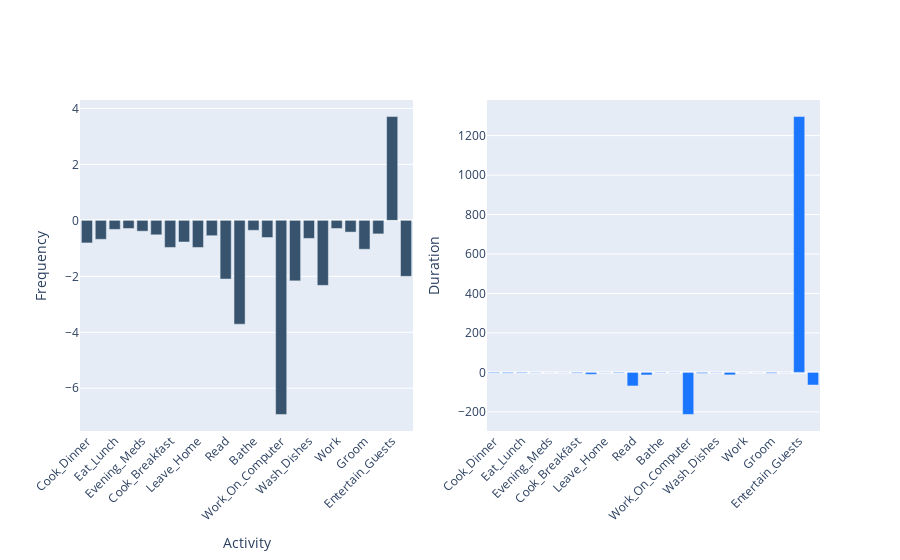
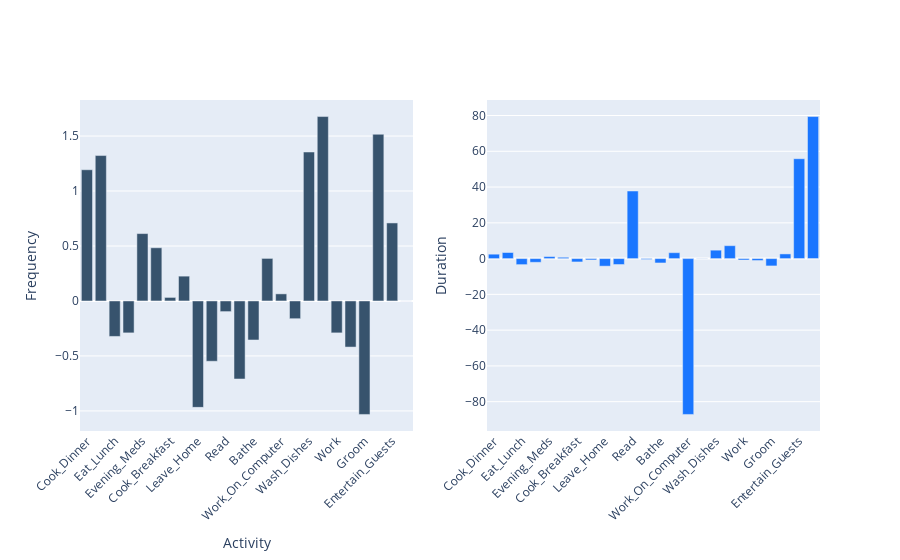

Source (notebook cell) for these figures, in order:
### Code cell
import plotly.graph_objects as go
from plotly.subplots import make_subplots

def plot_day(example_day, title):
    average_day = pd.read_csv('Unscaled/average_day.csv')

    columns = example_day.columns[3:]
    activites = set([column.split(' ')[1] for column in columns])

    # Plot frequency on one axis and duration on another
    fig = make_subplots(cols=2, rows=1)

    # Iterate through each activity
    for activity in activites:
        # Get total frequency and duration
        total_frequency = example_day[f'Total {activity} frequency'].iloc[0]
        total_duration = example_day[f'Total {activity} duration'].iloc[0]

        # Get average frequency and duration
        average_frequency = average_day[f'Total {activity} frequency'].iloc[0]
        average_duration = average_day[f'Total {activity} duration'].iloc[0]

        diff_frequency = total_frequency - average_frequency
        diff_duration = total_duration - average_duration

        # Plot
        fig.add_trace(
            go.Bar(
                x=[activity],
                y=[diff_frequency],
                name=f'Total {activity} frequency',
                offsetgroup=0,
                marker_color='rgb(55, 83, 109)',
                showlegend=False,
            ),
            col=1, row=1,
        )

        fig.add_trace(
            go.Bar(
                x=[activity],
                y=[diff_duration],
                name=f'Total {activity} duration',
                offsetgroup=1,
                marker_color='rgb(26, 118, 255)',
                showlegend=False,
            ),
            col=2, row=1,
        )

    # Set layout
    fig.update_layout( barmode='group', xaxis_tickangle=-45, xaxis_title='Activity')
    # Xticks for col2
    fig.update_xaxes(tickangle=-45, col=2, row=1)

    fig.update_xaxes(title_text='Activity', col=1, row=1)
    fig.update_yaxes(title_text='Frequency', col=1, row=1)
    fig.update_yaxes(title_text='Duration', col=2, row=1)

    fig.show()

print(len(df_freq.columns))

# August 2nd
date = pd.to_datetime('2011-08-02').date()
df_freq_day = df_freq[df_freq['Date'] == date]
plot_day(df_freq_day, date)

# June 27th 2011
date = pd.to_datetime('2011-06-27').date()
df_freq_day = df_freq[df_freq['Date'] == date]
plot_day(df_freq_day, date)

### Figure 1 — Plotly figure (JSON) as saved in the notebook; plotly's stock layout.template omitted (floating-point values rounded to 4 significant figures)
{"data": [{"marker": {"color": "rgb(55, 83, 109)"}, "name": "Total Cook_Dinner frequency", "offsetgroup": "0", "showlegend": false, "type": "bar", "x": ["Cook_Dinner"], "xaxis": "x", "y": [-0.8065], "yaxis": "y"}, {"marker": {"color": "rgb(26, 118, 255)"}, "name": "Total Cook_Dinner duration", "offsetgroup": "1", "showlegend": false, "type": "bar", "x": ["Cook_Dinner"], "xaxis": "x2", "y": [-3.529], "yaxis": "y2"}, {"marker": {"color": "rgb(55, 83, 109)"}, "name": "Total Work_At_Desk frequency", "offsetgroup": "0", "showlegend": false, "type": "bar", "x": ["Work_At_Desk"], "xaxis": "x", "y": [-0.6774], "yaxis": "y"}, {"marker": {"color": "rgb(26, 118, 255)"}, "name": "Total Work_At_Desk duration", "offsetgroup": "1", "showlegend": false, "type": "bar", "x": ["Work_At_Desk"], "xaxis": "x2", "y": [-3.746], "yaxis": "y2"}, {"marker": {"color": "rgb(55, 83, 109)"}, "name": "Total Eat_Lunch frequency", "offsetgroup": "0", "showlegend": false, "type": "bar", "x": ["Eat_Lunch"], "xaxis": "x", "y": [-0.3226], "yaxis": "y"}, {"marker": {"color": "rgb(26, 118, 255)"}, "name": "Total Eat_Lunch duration", "offsetgroup": "1", "showlegend": false, "type": "bar", "x": ["Eat_Lunch"], "xaxis": "x2", "y": [-3.372], "yaxis": "y2"}, {"marker": {"color": "rgb(55, 83, 109)"}, "name": "Total Eat_Dinner frequency", "offsetgroup": "0", "showlegend": false, "type": "bar", "x": ["Eat_Dinner"], "xaxis": "x", "y": [-0.2903], "yaxis": "y"}, {"marker": {"color": "rgb(26, 118, 255)"}, "name": "Total Eat_Dinner duration", "offsetgroup": "1", "showlegend": false, "type": "bar", "x": ["Eat_Dinner"], "xaxis": "x2", "y": [-2.071], "yaxis": "y2"}, {"marker": {"color": "rgb(55, 83, 109)"}, "name": "Total Evening_Meds frequency", "offsetgroup": "0", "showlegend": false, "type": "bar", "x": ["Evening_Meds"], "xaxis": "x", "y": [-0.3871], "yaxis": "y"}, {"marker": {"color": "rgb(26, 118, 255)"}, "name": "Total Evening_Meds duration", "offsetgroup": "1", "showlegend": false, "type": "bar", "x": ["Evening_Meds"], "xaxis": "x2", "y": [-0.593], "yaxis": "y2"}, {"marker": {"color": "rgb(55, 83, 109)"}, "name": "Total Wash_Dinner_Dishes frequency", "offsetgroup": "0", "showlegend": false, "type": "bar", "x": ["Wash_Dinner_Dishes"], "xaxis": "x", "y": [-0.5161], "yaxis": "y"}, {"marker": {"color": "rgb(26, 118, 255)"}, "name": "Total Wash_Dinner_Dishes duration", "offsetgroup": "1", "showlegend": false, "type": "bar", "x": ["Wash_Dinner_Dishes"], "xaxis": "x2", "y": [-1.21], "yaxis": "y2"}, {"marker": {"color": "rgb(55, 83, 109)"}, "name": "Total Cook_Breakfast frequency", "offsetgroup": "0", "showlegend": false, "type": "bar", "x": ["Cook_Breakfast"], "xaxis": "x", "y": [-0.9677], "yaxis": "y"}, {"marker": {"color": "rgb(26, 118, 255)"}, "name": "Total Cook_Breakfast duration", "offsetgroup": "1", "showlegend": false, "type": "bar", "x": ["Cook_Breakfast"], "xaxis": "x2", "y": [-3.551], "yaxis": "y2"}, {"marker": {"color": "rgb(55, 83, 109)"}, "name": "Total Eat_Breakfast frequency", "offsetgroup": "0", "showlegend": false, "type": "bar", "x": ["Eat_Breakfast"], "xaxis": "x", "y": [-0.7742], "yaxis": "y"}, {"marker": {"color": "rgb(26, 118, 255)"}, "name": "Total Eat_Breakfast duration", "offsetgroup": "1", "showlegend": false, "type": "bar", "x": ["Eat_Breakfast"], "xaxis": "x2", "y": [-9.761], "yaxis": "y2"}, {"marker": {"color": "rgb(55, 83, 109)"}, "name": "Total Leave_Home frequency", "offsetgroup": "0", "showlegend": false, "type": "bar", "x": ["Leave_Home"], "xaxis": "x", "y": [-0.9677], "yaxis": "y"}, {"marker": {"color": "rgb(26, 118, 255)"}, "name": "Total Leave_Home duration", "offsetgroup": "1", "showlegend": false, "type": "bar", "x": ["Leave_Home"], "xaxis": "x2", "y": [-1.451], "yaxis": "y2"}, {"marker": {"color": "rgb(55, 83, 109)"}, "name": "Total Cook_Lunch frequency", "offsetgroup": "0", "showlegend": false, "type": "bar", "x": ["Cook_Lunch"], "xaxis": "x", "y": [-0.5484], "yaxis": "y"}, {"marker": {"color": "rgb(26, 118, 255)"}, "name": "Total Cook_Lunch duration", "offsetgroup": "1", "showlegend": false, "type": "bar", "x": ["Cook_Lunch"], "xaxis": "x2", "y": [-3.321], "yaxis": "y2"}, {"marker": {"color": "rgb(55, 83, 109)"}, "name": "Total Read frequency", "offsetgroup": "0", "showlegend": false, "type": "bar", "x": ["Read"], "xaxis": "x", "y": [-2.097], "yaxis": "y"}, {"marker": {"color": "rgb(26, 118, 255)"}, "name": "Total Read duration", "offsetgroup": "1", "showlegend": false, "type": "bar", "x": ["Read"], "xaxis": "x2", "y": [-68.74], "yaxis": "y2"}, {"marker": {"color": "rgb(55, 83, 109)"}, "name": "Total Dress frequency", "offsetgroup": "0", "showlegend": false, "type": "bar", "x": ["Dress"], "xaxis": "x", "y": [-3.71], "yaxis": "y"}, {"marker": {"color": "rgb(26, 118, 255)"}, "name": "Total Dress duration", "offsetgroup": "1", "showlegend": false, "type": "bar", "x": ["Dress"], "xaxis": "x2", "y": [-13.07], "yaxis": "y2"}, {"marker": {"color": "rgb(55, 83, 109)"}, "name": "Total Bathe frequency", "offsetgroup": "0", "showlegend": false, "type": "bar", "x": ["Bathe"], "xaxis": "x", "y": [-0.3548], "yaxis": "y"}, {"marker": {"color": "rgb(26, 118, 255)"}, "name": "Total Bathe duration", "offsetgroup": "1", "showlegend": false, "type": "bar", "x": ["Bathe"], "xaxis": "x2", "y": [-2.438], "yaxis": "y2"}, {"marker": {"color": "rgb(55, 83, 109)"}, "name": "Total Step_Out frequency", "offsetgroup": "0", "showlegend": false, "type": "bar", "x": ["Step_Out"], "xaxis": "x", "y": [-0.6129], "yaxis": "y"}, {"marker": {"color": "rgb(26, 118, 255)"}, "name": "Total Step_Out duration", "offsetgroup": "1", "showlegend": false, "type": "bar", "x": ["Step_Out"], "xaxis": "x2", "y": [-1.899], "yaxis": "y2"}, {"marker": {"color": "rgb(55, 83, 109)"}, "name": "Total Work_On_Computer frequency", "offsetgroup": "0", "showlegend": false, "type": "bar", "x": ["Work_On_Computer"], "xaxis": "x", "y": [-6.935], "yaxis": "y"}, {"marker": {"color": "rgb(26, 118, 255)"}, "name": "Total Work_On_Computer duration", "offsetgroup": "1", "showlegend": false, "type": "bar", "x": ["Work_On_Computer"], "xaxis": "x2", "y": [-213.2], "yaxis": "y2"}, {"marker": {"color": "rgb(55, 83, 109)"}, "name": "Total Toilet frequency", "offsetgroup": "0", "showlegend": false, "type": "bar", "x": ["Toilet"], "xaxis": "x", "y": [-2.161], "yaxis": "y"}, {"marker": {"color": "rgb(26, 118, 255)"}, "name": "Total Toilet duration", "offsetgroup": "1", "showlegend": false, "type": "bar", "x": ["Toilet"], "xaxis": "x2", "y": [-4.721], "yaxis": "y2"}, {"marker": {"color": "rgb(55, 83, 109)"}, "name": "Total Wash_Dishes frequency", "offsetgroup": "0", "showlegend": false, "type": "bar", "x": ["Wash_Dishes"], "xaxis": "x", "y": [-0.6452], "yaxis": "y"}, {"marker": {"color": "rgb(26, 118, 255)"}, "name": "Total Wash_Dishes duration", "offsetgroup": "1", "showlegend": false, "type": "bar", "x": ["Wash_Dishes"], "xaxis": "x2", "y": [-1.902], "yaxis": "y2"}, {"marker": {"color": "rgb(55, 83, 109)"}, "name": "Total Personal_Hygiene frequency", "offsetgroup": "0", "showlegend": false, "type": "bar", "x": ["Personal_Hygiene"], "xaxis": "x", "y": [-2.323], "yaxis": "y"}, {"marker": {"color": "rgb(26, 118, 255)"}, "name": "Total Personal_Hygiene duration", "offsetgroup": "1", "showlegend": false, "type": "bar", "x": ["Personal_Hygiene"], "xaxis": "x2", "y": [-12.7], "yaxis": "y2"}, {"marker": {"color": "rgb(55, 83, 109)"}, "name": "Total Work frequency", "offsetgroup": "0", "showlegend": false, "type": "bar", "x": ["Work"], "xaxis": "x", "y": [-0.2903], "yaxis": "y"}, {"marker": {"color": "rgb(26, 118, 255)"}, "name": "Total Work duration", "offsetgroup": "1", "showlegend": false, "type": "bar", "x": ["Work"], "xaxis": "x2", "y": [-0.7823], "yaxis": "y2"}, {"marker": {"color": "rgb(55, 83, 109)"}, "name": "Total Drink frequency", "offsetgroup": "0", "showlegend": false, "type": "bar", "x": ["Drink"], "xaxis": "x", "y": [-0.4194], "yaxis": "y"}, {"marker": {"color": "rgb(26, 118, 255)"}, "name": "Total Drink duration", "offsetgroup": "1", "showlegend": false, "type": "bar", "x": ["Drink"], "xaxis": "x2", "y": [-0.5269], "yaxis": "y2"}, {"marker": {"color": "rgb(55, 83, 109)"}, "name": "Total Groom frequency", "offsetgroup": "0", "showlegend": false, "type": "bar", "x": ["Groom"], "xaxis": "x", "y": [-1.032], "yaxis": "y"}, {"marker": {"color": "rgb(26, 118, 255)"}, "name": "Total Groom duration", "offsetgroup": "1", "showlegend": false, "type": "bar", "x": ["Groom"], "xaxis": "x2", "y": [-4.098], "yaxis": "y2"}, {"marker": {"color": "rgb(55, 83, 109)"}, "name": "Total Wash_Breakfast_Dishes frequency", "offsetgroup": "0", "showlegend": false, "type": "bar", "x": ["Wash_Breakfast_Dishes"], "xaxis": "x", "y": [-0.4839], "yaxis": "y"}, {"marker": {"color": "rgb(26, 118, 255)"}, "name": "Total Wash_Breakfast_Dishes duration", "offsetgroup": "1", "showlegend": false, "type": "bar", "x": ["Wash_Breakfast_Dishes"], "xaxis": "x2", "y": [-0.8683], "yaxis": "y2"}, {"marker": {"color": "rgb(55, 83, 109)"}, "name": "Total Entertain_Guests frequency", "offsetgroup": "0", "showlegend": false, "type": "bar", "x": ["Entertain_Guests"], "xaxis": "x", "y": [3.71], "yaxis": "y"}, {"marker": {"color": "rgb(26, 118, 255)"}, "name": "Total Entertain_Guests duration", "offsetgroup": "1", "showlegend": false, "type": "bar", "x": ["Entertain_Guests"], "xaxis": "x2", "y": [1297.0], "yaxis": "y2"}, {"marker": {"color": "rgb(55, 83, 109)"}, "name": "Total Watch_TV frequency", "offsetgroup": "0", "showlegend": false, "type": "bar", "x": ["Watch_TV"], "xaxis": "x", "y": [-2], "yaxis": "y"}, {"marker": {"color": "rgb(26, 118, 255)"}, "name": "Total Watch_TV duration", "offsetgroup": "1", "showlegend": false, "type": "bar", "x": ["Watch_TV"], "xaxis": "x2", "y": [-64.1], "yaxis": "y2"}], "layout": {"barmode": "group", "xaxis": {"anchor": "y", "domain": [0, 0.45], "tickangle": -45, "title": {"text": "Activity"}}, "xaxis2": {"anchor": "y2", "domain": [0.55, 1], "tickangle": -45}, "yaxis": {"anchor": "x", "domain": [0, 1], "title": {"text": "Frequency"}}, "yaxis2": {"anchor": "x2", "domain": [0, 1], "title": {"text": "Duration"}}}}

### Figure 2 — Plotly figure (JSON) as saved in the notebook; plotly's stock layout.template omitted (floating-point values rounded to 4 significant figures)
{"data": [{"marker": {"color": "rgb(55, 83, 109)"}, "name": "Total Cook_Dinner frequency", "offsetgroup": "0", "showlegend": false, "type": "bar", "x": ["Cook_Dinner"], "xaxis": "x", "y": [1.194], "yaxis": "y"}, {"marker": {"color": "rgb(26, 118, 255)"}, "name": "Total Cook_Dinner duration", "offsetgroup": "1", "showlegend": false, "type": "bar", "x": ["Cook_Dinner"], "xaxis": "x2", "y": [2.471], "yaxis": "y2"}, {"marker": {"color": "rgb(55, 83, 109)"}, "name": "Total Work_At_Desk frequency", "offsetgroup": "0", "showlegend": false, "type": "bar", "x": ["Work_At_Desk"], "xaxis": "x", "y": [1.323], "yaxis": "y"}, {"marker": {"color": "rgb(26, 118, 255)"}, "name": "Total Work_At_Desk duration", "offsetgroup": "1", "showlegend": false, "type": "bar", "x": ["Work_At_Desk"], "xaxis": "x2", "y": [3.404], "yaxis": "y2"}, {"marker": {"color": "rgb(55, 83, 109)"}, "name": "Total Eat_Lunch frequency", "offsetgroup": "0", "showlegend": false, "type": "bar", "x": ["Eat_Lunch"], "xaxis": "x", "y": [-0.3226], "yaxis": "y"}, {"marker": {"color": "rgb(26, 118, 255)"}, "name": "Total Eat_Lunch duration", "offsetgroup": "1", "showlegend": false, "type": "bar", "x": ["Eat_Lunch"], "xaxis": "x2", "y": [-3.372], "yaxis": "y2"}, {"marker": {"color": "rgb(55, 83, 109)"}, "name": "Total Eat_Dinner frequency", "offsetgroup": "0", "showlegend": false, "type": "bar", "x": ["Eat_Dinner"], "xaxis": "x", "y": [-0.2903], "yaxis": "y"}, {"marker": {"color": "rgb(26, 118, 255)"}, "name": "Total Eat_Dinner duration", "offsetgroup": "1", "showlegend": false, "type": "bar", "x": ["Eat_Dinner"], "xaxis": "x2", "y": [-2.071], "yaxis": "y2"}, {"marker": {"color": "rgb(55, 83, 109)"}, "name": "Total Evening_Meds frequency", "offsetgroup": "0", "showlegend": false, "type": "bar", "x": ["Evening_Meds"], "xaxis": "x", "y": [0.6129], "yaxis": "y"}, {"marker": {"color": "rgb(26, 118, 255)"}, "name": "Total Evening_Meds duration", "offsetgroup": "1", "showlegend": false, "type": "bar", "x": ["Evening_Meds"], "xaxis": "x2", "y": [1.124], "yaxis": "y2"}, {"marker": {"color": "rgb(55, 83, 109)"}, "name": "Total Wash_Dinner_Dishes frequency", "offsetgroup": "0", "showlegend": false, "type": "bar", "x": ["Wash_Dinner_Dishes"], "xaxis": "x", "y": [0.4839], "yaxis": "y"}, {"marker": {"color": "rgb(26, 118, 255)"}, "name": "Total Wash_Dinner_Dishes duration", "offsetgroup": "1", "showlegend": false, "type": "bar", "x": ["Wash_Dinner_Dishes"], "xaxis": "x2", "y": [0.7403], "yaxis": "y2"}, {"marker": {"color": "rgb(55, 83, 109)"}, "name": "Total Cook_Breakfast frequency", "offsetgroup": "0", "showlegend": false, "type": "bar", "x": ["Cook_Breakfast"], "xaxis": "x", "y": [0.03226], "yaxis": "y"}, {"marker": {"color": "rgb(26, 118, 255)"}, "name": "Total Cook_Breakfast duration", "offsetgroup": "1", "showlegend": false, "type": "bar", "x": ["Cook_Breakfast"], "xaxis": "x2", "y": [-1.868], "yaxis": "y2"}, {"marker": {"color": "rgb(55, 83, 109)"}, "name": "Total Eat_Breakfast frequency", "offsetgroup": "0", "showlegend": false, "type": "bar", "x": ["Eat_Breakfast"], "xaxis": "x", "y": [0.2258], "yaxis": "y"}, {"marker": {"color": "rgb(26, 118, 255)"}, "name": "Total Eat_Breakfast duration", "offsetgroup": "1", "showlegend": false, "type": "bar", "x": ["Eat_Breakfast"], "xaxis": "x2", "y": [-0.7446], "yaxis": "y2"}, {"marker": {"color": "rgb(55, 83, 109)"}, "name": "Total Leave_Home frequency", "offsetgroup": "0", "showlegend": false, "type": "bar", "x": ["Leave_Home"], "xaxis": "x", "y": [-0.9677], "yaxis": "y"}, {"marker": {"color": "rgb(26, 118, 255)"}, "name": "Total Leave_Home duration", "offsetgroup": "1", "showlegend": false, "type": "bar", "x": ["Leave_Home"], "xaxis": "x2", "y": [-4.234], "yaxis": "y2"}, {"marker": {"color": "rgb(55, 83, 109)"}, "name": "Total Cook_Lunch frequency", "offsetgroup": "0", "showlegend": false, "type": "bar", "x": ["Cook_Lunch"], "xaxis": "x", "y": [-0.5484], "yaxis": "y"}, {"marker": {"color": "rgb(26, 118, 255)"}, "name": "Total Cook_Lunch duration", "offsetgroup": "1", "showlegend": false, "type": "bar", "x": ["Cook_Lunch"], "xaxis": "x2", "y": [-3.321], "yaxis": "y2"}, {"marker": {"color": "rgb(55, 83, 109)"}, "name": "Total Read frequency", "offsetgroup": "0", "showlegend": false, "type": "bar", "x": ["Read"], "xaxis": "x", "y": [-0.09677], "yaxis": "y"}, {"marker": {"color": "rgb(26, 118, 255)"}, "name": "Total Read duration", "offsetgroup": "1", "showlegend": false, "type": "bar", "x": ["Read"], "xaxis": "x2", "y": [37.79], "yaxis": "y2"}, {"marker": {"color": "rgb(55, 83, 109)"}, "name": "Total Dress frequency", "offsetgroup": "0", "showlegend": false, "type": "bar", "x": ["Dress"], "xaxis": "x", "y": [-0.7097], "yaxis": "y"}, {"marker": {"color": "rgb(26, 118, 255)"}, "name": "Total Dress duration", "offsetgroup": "1", "showlegend": false, "type": "bar", "x": ["Dress"], "xaxis": "x2", "y": [-0.4995], "yaxis": "y2"}, {"marker": {"color": "rgb(55, 83, 109)"}, "name": "Total Bathe frequency", "offsetgroup": "0", "showlegend": false, "type": "bar", "x": ["Bathe"], "xaxis": "x", "y": [-0.3548], "yaxis": "y"}, {"marker": {"color": "rgb(26, 118, 255)"}, "name": "Total Bathe duration", "offsetgroup": "1", "showlegend": false, "type": "bar", "x": ["Bathe"], "xaxis": "x2", "y": [-2.438], "yaxis": "y2"}, {"marker": {"color": "rgb(55, 83, 109)"}, "name": "Total Step_Out frequency", "offsetgroup": "0", "showlegend": false, "type": "bar", "x": ["Step_Out"], "xaxis": "x", "y": [0.3871], "yaxis": "y"}, {"marker": {"color": "rgb(26, 118, 255)"}, "name": "Total Step_Out duration", "offsetgroup": "1", "showlegend": false, "type": "bar", "x": ["Step_Out"], "xaxis": "x2", "y": [3.301], "yaxis": "y2"}, {"marker": {"color": "rgb(55, 83, 109)"}, "name": "Total Work_On_Computer frequency", "offsetgroup": "0", "showlegend": false, "type": "bar", "x": ["Work_On_Computer"], "xaxis": "x", "y": [0.06452], "yaxis": "y"}, {"marker": {"color": "rgb(26, 118, 255)"}, "name": "Total Work_On_Computer duration", "offsetgroup": "1", "showlegend": false, "type": "bar", "x": ["Work_On_Computer"], "xaxis": "x2", "y": [-87.14], "yaxis": "y2"}, {"marker": {"color": "rgb(55, 83, 109)"}, "name": "Total Toilet frequency", "offsetgroup": "0", "showlegend": false, "type": "bar", "x": ["Toilet"], "xaxis": "x", "y": [-0.1613], "yaxis": "y"}, {"marker": {"color": "rgb(26, 118, 255)"}, "name": "Total Toilet duration", "offsetgroup": "1", "showlegend": false, "type": "bar", "x": ["Toilet"], "xaxis": "x2", "y": [-0.0543], "yaxis": "y2"}, {"marker": {"color": "rgb(55, 83, 109)"}, "name": "Total Wash_Dishes frequency", "offsetgroup": "0", "showlegend": false, "type": "bar", "x": ["Wash_Dishes"], "xaxis": "x", "y": [1.355], "yaxis": "y"}, {"marker": {"color": "rgb(26, 118, 255)"}, "name": "Total Wash_Dishes duration", "offsetgroup": "1", "showlegend": false, "type": "bar", "x": ["Wash_Dishes"], "xaxis": "x2", "y": [4.715], "yaxis": "y2"}, {"marker": {"color": "rgb(55, 83, 109)"}, "name": "Total Personal_Hygiene frequency", "offsetgroup": "0", "showlegend": false, "type": "bar", "x": ["Personal_Hygiene"], "xaxis": "x", "y": [1.677], "yaxis": "y"}, {"marker": {"color": "rgb(26, 118, 255)"}, "name": "Total Personal_Hygiene duration", "offsetgroup": "1", "showlegend": false, "type": "bar", "x": ["Personal_Hygiene"], "xaxis": "x2", "y": [7.219], "yaxis": "y2"}, {"marker": {"color": "rgb(55, 83, 109)"}, "name": "Total Work frequency", "offsetgroup": "0", "showlegend": false, "type": "bar", "x": ["Work"], "xaxis": "x", "y": [-0.2903], "yaxis": "y"}, {"marker": {"color": "rgb(26, 118, 255)"}, "name": "Total Work duration", "offsetgroup": "1", "showlegend": false, "type": "bar", "x": ["Work"], "xaxis": "x2", "y": [-0.7823], "yaxis": "y2"}, {"marker": {"color": "rgb(55, 83, 109)"}, "name": "Total Drink frequency", "offsetgroup": "0", "showlegend": false, "type": "bar", "x": ["Drink"], "xaxis": "x", "y": [-0.4194], "yaxis": "y"}, {"marker": {"color": "rgb(26, 118, 255)"}, "name": "Total Drink duration", "offsetgroup": "1", "showlegend": false, "type": "bar", "x": ["Drink"], "xaxis": "x2", "y": [-1.077], "yaxis": "y2"}, {"marker": {"color": "rgb(55, 83, 109)"}, "name": "Total Groom frequency", "offsetgroup": "0", "showlegend": false, "type": "bar", "x": ["Groom"], "xaxis": "x", "y": [-1.032], "yaxis": "y"}, {"marker": {"color": "rgb(26, 118, 255)"}, "name": "Total Groom duration", "offsetgroup": "1", "showlegend": false, "type": "bar", "x": ["Groom"], "xaxis": "x2", "y": [-4.098], "yaxis": "y2"}, {"marker": {"color": "rgb(55, 83, 109)"}, "name": "Total Wash_Breakfast_Dishes frequency", "offsetgroup": "0", "showlegend": false, "type": "bar", "x": ["Wash_Breakfast_Dishes"], "xaxis": "x", "y": [1.516], "yaxis": "y"}, {"marker": {"color": "rgb(26, 118, 255)"}, "name": "Total Wash_Breakfast_Dishes duration", "offsetgroup": "1", "showlegend": false, "type": "bar", "x": ["Wash_Breakfast_Dishes"], "xaxis": "x2", "y": [2.615], "yaxis": "y2"}, {"marker": {"color": "rgb(55, 83, 109)"}, "name": "Total Entertain_Guests frequency", "offsetgroup": "0", "showlegend": false, "type": "bar", "x": ["Entertain_Guests"], "xaxis": "x", "y": [0.7097], "yaxis": "y"}, {"marker": {"color": "rgb(26, 118, 255)"}, "name": "Total Entertain_Guests duration", "offsetgroup": "1", "showlegend": false, "type": "bar", "x": ["Entertain_Guests"], "xaxis": "x2", "y": [55.84], "yaxis": "y2"}, {"marker": {"color": "rgb(55, 83, 109)"}, "name": "Total Watch_TV frequency", "offsetgroup": "0", "showlegend": false, "type": "bar", "x": ["Watch_TV"], "xaxis": "x", "y": [0], "yaxis": "y"}, {"marker": {"color": "rgb(26, 118, 255)"}, "name": "Total Watch_TV duration", "offsetgroup": "1", "showlegend": false, "type": "bar", "x": ["Watch_TV"], "xaxis": "x2", "y": [79.42], "yaxis": "y2"}], "layout": {"barmode": "group", "xaxis": {"anchor": "y", "domain": [0, 0.45], "tickangle": -45, "title": {"text": "Activity"}}, "xaxis2": {"anchor": "y2", "domain": [0.55, 1], "tickangle": -45}, "yaxis": {"anchor": "x", "domain": [0, 1], "title": {"text": "Frequency"}}, "yaxis2": {"anchor": "x2", "domain": [0, 1], "title": {"text": "Duration"}}}}
